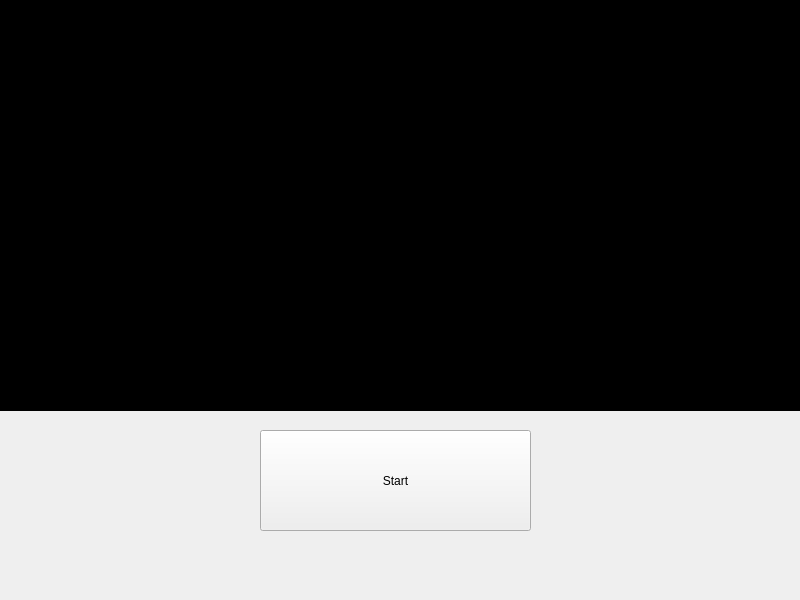
<?xml version="1.0" encoding="UTF-8"?>
<ui version="4.0">
 <class>MainWindow</class>
 <widget class="QMainWindow" name="MainWindow">
  <property name="geometry">
   <rect>
    <x>0</x>
    <y>0</y>
    <width>800</width>
    <height>600</height>
   </rect>
  </property>
  <property name="windowTitle">
   <string>MainWindow</string>
  </property>
  <widget class="QWidget" name="centralwidget">
   <widget class="QLabel" name="label">
    <property name="geometry">
     <rect>
      <x>0</x>
      <y>0</y>
      <width>801</width>
      <height>411</height>
     </rect>
    </property>
    <property name="styleSheet">
     <string notr="true">background-color: rgb(0, 0, 0);</string>
    </property>
    <property name="text">
     <string/>
    </property>
   </widget>
   <widget class="QPushButton" name="pushButton">
    <property name="geometry">
     <rect>
      <x>260</x>
      <y>430</y>
      <width>271</width>
      <height>101</height>
     </rect>
    </property>
    <property name="text">
     <string>Start</string>
    </property>
   </widget>
  </widget>
 </widget>
 <resources/>
 <connections/>
</ui>
